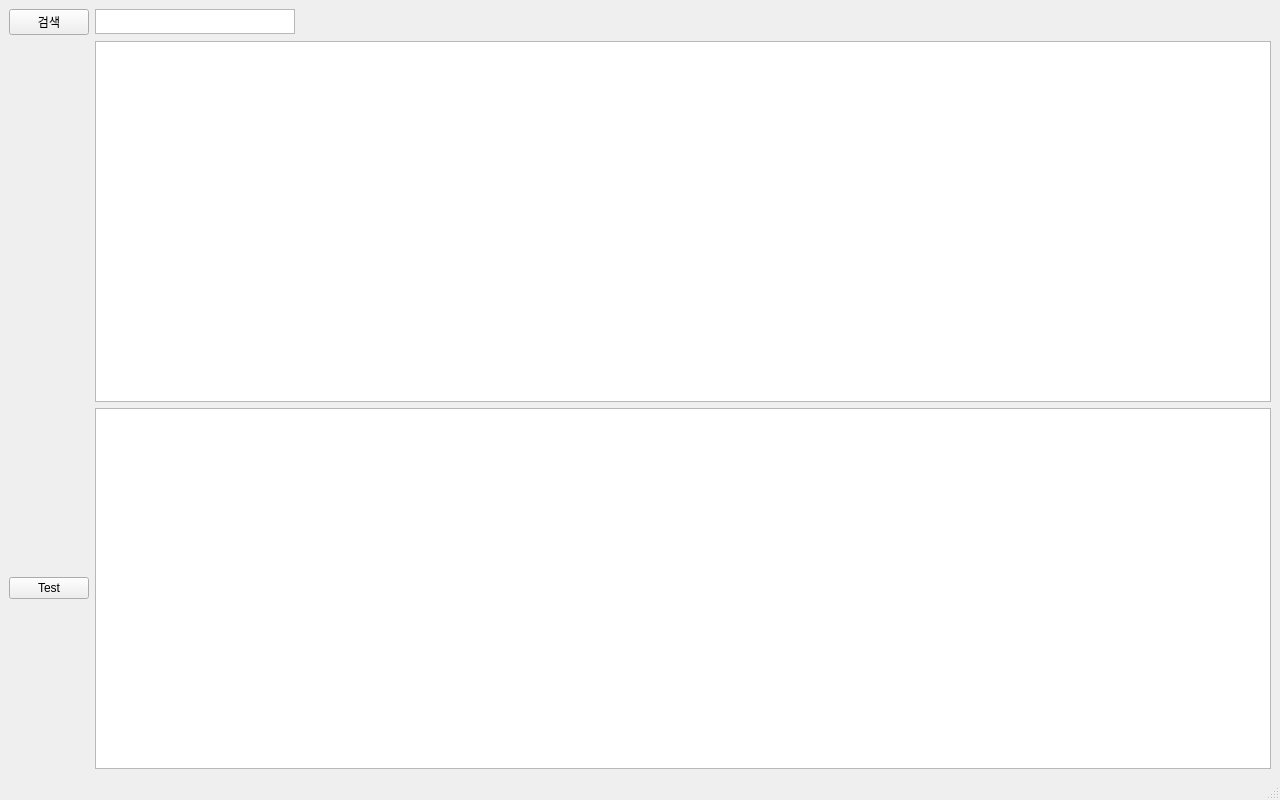
<?xml version="1.0" encoding="UTF-8"?>
<ui version="4.0">
 <class>MainWindow</class>
 <widget class="QMainWindow" name="MainWindow">
  <property name="enabled">
   <bool>true</bool>
  </property>
  <property name="geometry">
   <rect>
    <x>0</x>
    <y>0</y>
    <width>1280</width>
    <height>800</height>
   </rect>
  </property>
  <property name="maximumSize">
   <size>
    <width>1280</width>
    <height>800</height>
   </size>
  </property>
  <property name="windowTitle">
   <string>MainWindow</string>
  </property>
  <widget class="QWidget" name="centralwidget">
   <property name="sizePolicy">
    <sizepolicy hsizetype="Expanding" vsizetype="Expanding">
     <horstretch>0</horstretch>
     <verstretch>0</verstretch>
    </sizepolicy>
   </property>
   <layout class="QGridLayout" name="gridLayout_4">
    <item row="0" column="0">
     <layout class="QGridLayout" name="gridLayout_3">
      <item row="0" column="1">
       <widget class="QTextBrowser" name="textBrowser">
        <property name="maximumSize">
         <size>
          <width>200</width>
          <height>25</height>
         </size>
        </property>
       </widget>
      </item>
      <item row="0" column="0">
       <widget class="QPushButton" name="BtnGetLog">
        <property name="text">
         <string>검색</string>
        </property>
       </widget>
      </item>
      <item row="3" column="0">
       <widget class="QPushButton" name="BtnTest">
        <property name="text">
         <string>Test</string>
        </property>
       </widget>
      </item>
      <item row="3" column="1">
       <widget class="QTableView" name="tableView">
        <property name="sortingEnabled">
         <bool>true</bool>
        </property>
       </widget>
      </item>
      <item row="1" column="1">
       <widget class="QTableWidget" name="tableWidget">
        <property name="sortingEnabled">
         <bool>true</bool>
        </property>
       </widget>
      </item>
     </layout>
    </item>
   </layout>
  </widget>
  <widget class="QMenuBar" name="menubar">
   <property name="geometry">
    <rect>
     <x>0</x>
     <y>0</y>
     <width>1280</width>
     <height>21</height>
    </rect>
   </property>
  </widget>
  <widget class="QStatusBar" name="statusbar"/>
  <action name="actionGetMesLog">
   <property name="text">
    <string>GetMesLog</string>
   </property>
   <property name="shortcut">
    <string>Alt+F1</string>
   </property>
  </action>
 </widget>
 <resources/>
 <connections/>
</ui>
